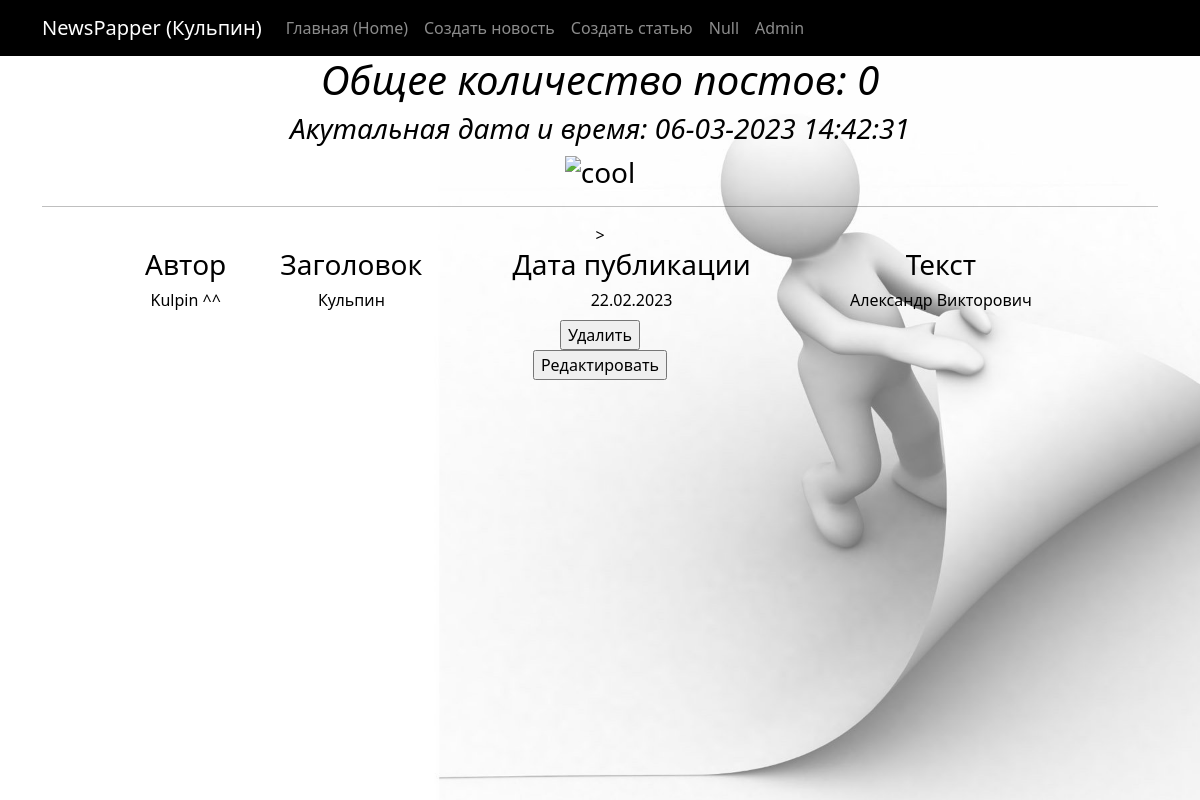
The app's page /news/9 with its own data.
### news/models.py (models this page shows, shortened)
class Post(models.Model):
    article = 'AR'
    news = 'NE'
    POST_TYPES = [
        (article, 'Статья'),
        (news, 'Новость')
    ]
    author = models.ForeignKey(Author, on_delete=models.CASCADE)
    post_type = models.CharField(max_length=2, choices=POST_TYPES)
    time_created = models.DateTimeField(auto_now_add=True)
    categories = models.ManyToManyField(Category, through='PostCategory')
    title = models.CharField(max_length=255)
    text = models.TextField()
    rating = models.FloatField(default=0.0)

class Author(models.Model):
    rating = models.FloatField(default=0.0)
    user = models.OneToOneField(User, on_delete=models.CASCADE)
    def __str__(self):
        return self.user.username

### news/views.py (the view)
# urls.py: path('<int:pk>', PostDetail.as_view(), name='postdetail'),
class PostDetail(DetailView):
    model = Post
    template_name = 'news_pk.html'
    context_object_name = 'post'

### news/templatetags/custom_filters.py (called while the page is built)
@register.filter()
def currency(value, code='rub'):
   postfix = CURRENCIES_SYMBOLS[code]
   return f'{value} {postfix}'

@register.filter()
def censor(value):
   bad_words = ('скотина', 'бляха')
   if not isinstance(value, str):
      raise TypeError(f"unresolved type '{type(value)}' expected  type 'str'")
   for word in value.split():
      if word.lower() in bad_words:
         value = value.replace(word, f"{word[0]}{'*' * (len(word) - 2)}{word[-1]}")
   return value

### news/templatetags/custom_tags.py (called while the page is built)
@register.simple_tag()
def current_time(format_string='%d-%m-%Y %H:%M:%S'):
   return datetime.utcnow().strftime(format_string)

### templates/news_pk.html (shortened to what this page needs)
{% extends 'flatpages/default.html' %}
{% load custom_filters %}
{% load custom_tags %}
{% block content %}
   <h1><em>Общее количество постов: {{ post|length }}</em></h1>
   <h3><em>Акутальная дата и время: {% current_time '%d-%m-%Y %H:%M:%S' %}</em></h3>
   <h3><p>{{ next_sale|default_if_none:"Скоро обновление новостей!" }}<img src="https://html5-editor.net/tinymce/plugins/emoticons/img/smiley-cool.gif" alt="cool" /></p> </h3>
   <hr>
   {% if post %}
       <table>
           <tr>
               <td><h3>Автор</h3></td>
               <td><h3>Заголовок</h3></td>
               <td><h3>Дата публикации</h3></td>
               <td><h3>Текст</h3></td>
           </tr>
           <tr>
               <td><h6>{{ post.author | currency:'Fi' | censor}}</h6></td>
               <td><h6>{{ post.title | censor}}</h6></td>
               <td><h6>{{ post.time_created|date:'j.m.Y' }}</h6></td>
               <td><h6>{{ post.text | censor }}</h6></td>>
           </tr>
       </table>
   {% else %}
       <h2>Постов нет!!</h2>
   {% endif %}
<form action="{% url 'post_delete' post.id %}" method="post">
    <input type="submit" value="Удалить" />
</form>
<form action="{% url 'post_update' post.id %}" method="post">
    <input type="submit" value="Редактировать" />
</form>
{% endblock content %}

### templates/news_pk.html (style rules this page uses)
table { width: 950px; margin: auto; }
td { text-align: center; }

### records on screen
Post: author|censor "Kulpin ^^", title|censor "Кульпин", time_created "22.02.2023", text|censor "Александр Викторович"

### other values on screen
{{ post|length }} "0"
